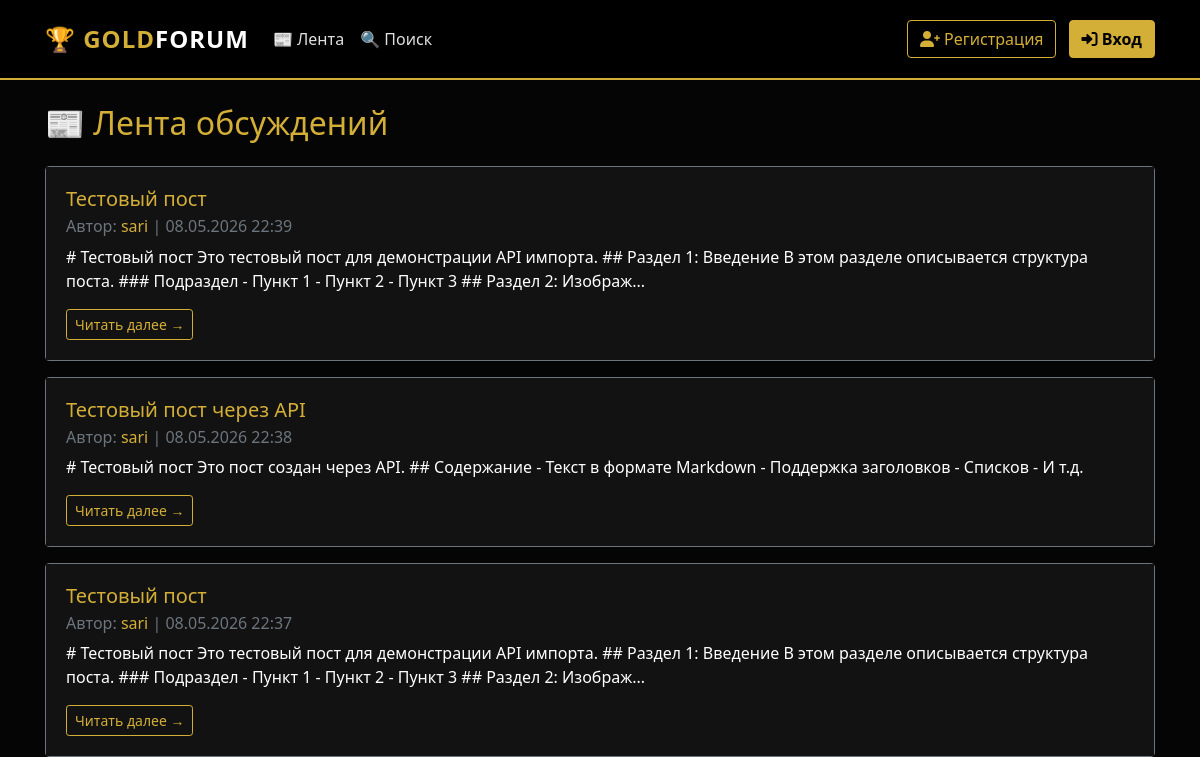
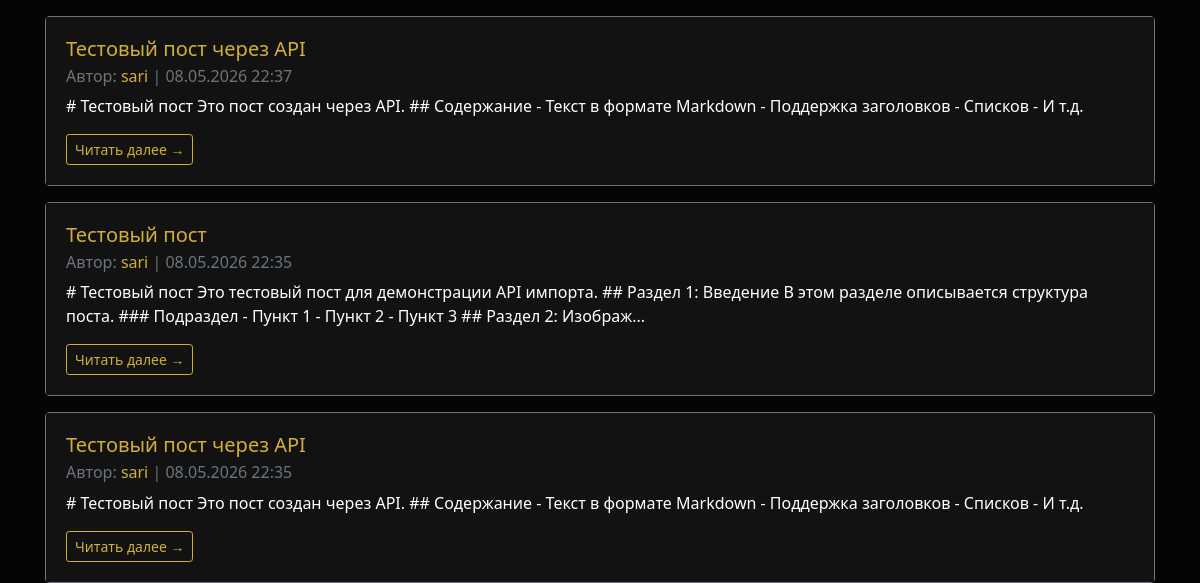
The page /index (upper part) on the database as committed earlier (2 pictures, top to bottom).
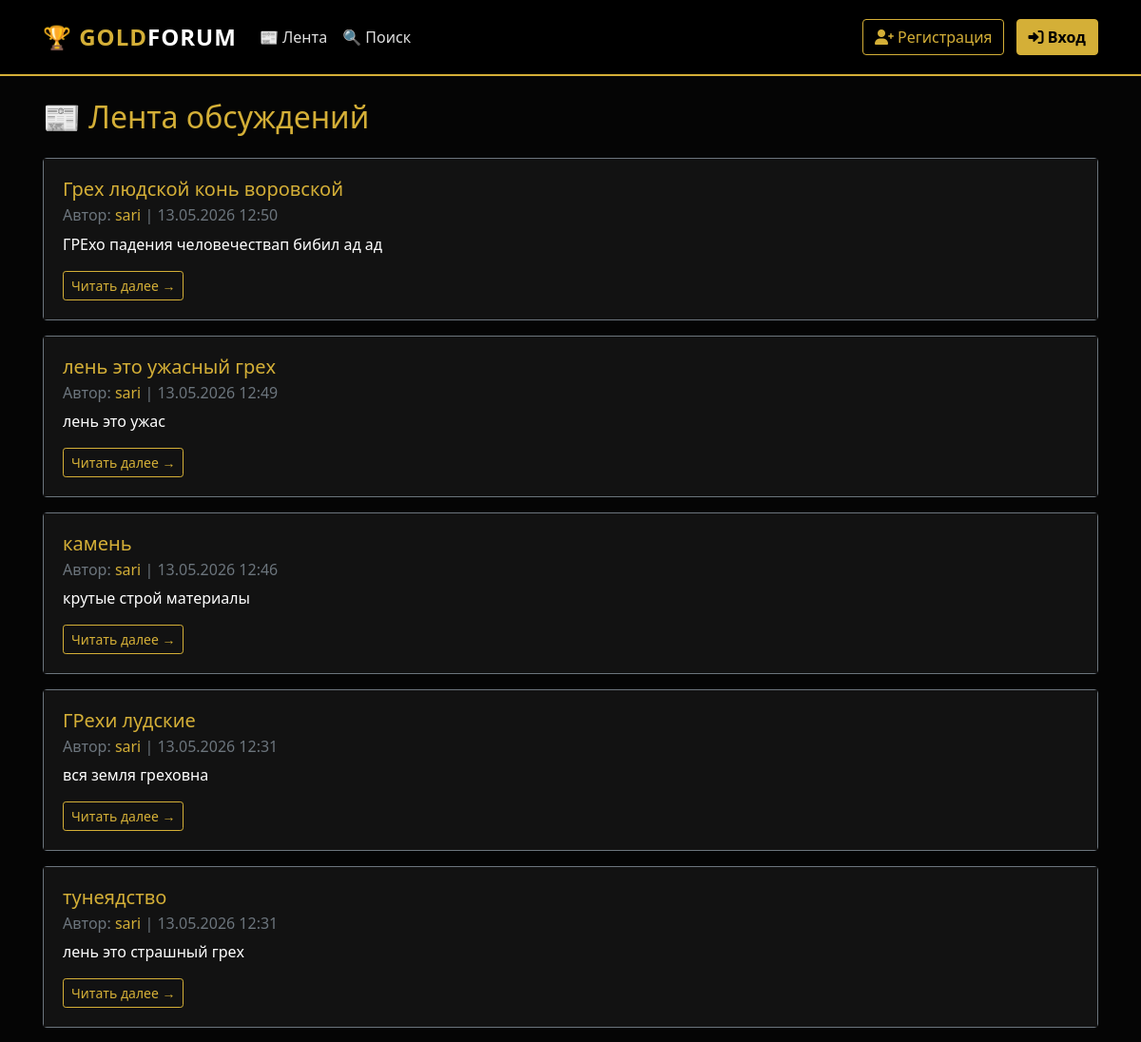
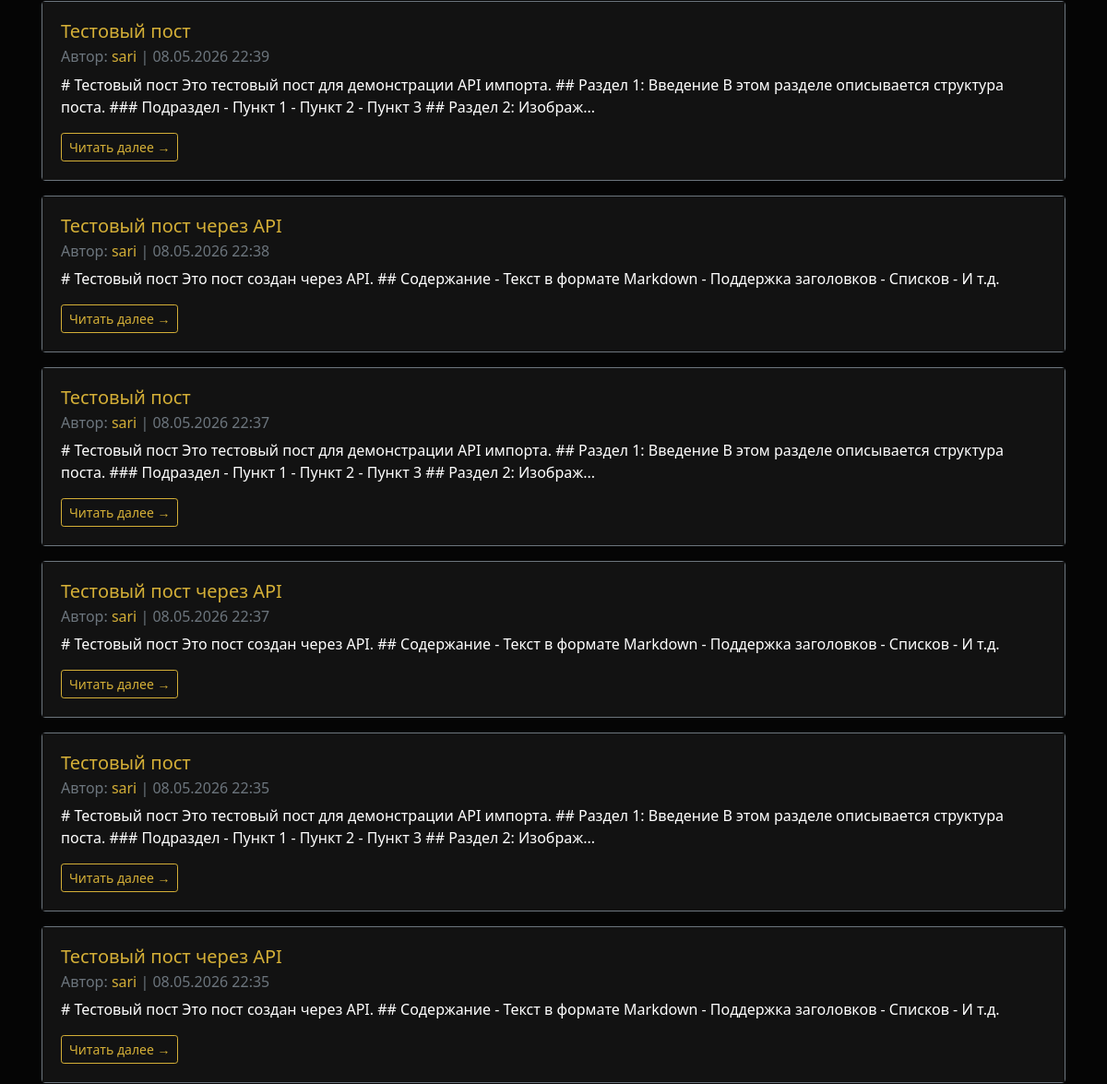
The same page on the database as committed later (2 pictures, top to bottom).
### backend/database/models/posts_model.py (models this page shows, shortened)
class PostModel(SqlAlchemyBase, SerializerMixin):
    __tablename__ = 'posts'
    id = sqlalchemy.Column(sqlalchemy.Integer, primary_key=True, autoincrement=True)
    author = sqlalchemy.Column(sqlalchemy.String, nullable=False, index=True)
    title = sqlalchemy.Column(sqlalchemy.String, nullable=True)
    content = sqlalchemy.Column(sqlalchemy.Text, nullable=False)
    content_html = sqlalchemy.Column(sqlalchemy.Text, nullable=True)
    created_at = sqlalchemy.Column(sqlalchemy.DateTime, default=datetime.datetime.now, index=True)
    updated_at = sqlalchemy.Column(sqlalchemy.DateTime, onupdate=datetime.datetime.now)
    path = sqlalchemy.Column(sqlalchemy.Text, nullable=True)
    attached_images = sqlalchemy.Column(sqlalchemy.Text, nullable=True)
    attached_files = sqlalchemy.Column(sqlalchemy.Text, nullable=True)
    likes_count = sqlalchemy.Column(sqlalchemy.Integer, default=0, nullable=False)
    user_id = sqlalchemy.Column(sqlalchemy.Integer, sqlalchemy.ForeignKey("users.id"), nullable=True, index=True)
    user = orm.relationship('UserModel')
    comments = orm.relationship('CommentModel', back_populates='post', cascade='all, delete-orphan')

### app.py (the view)
@app.route('/')
@app.route('/index')
def index():
    db_sess = db_session.create_session()
    try:
        posts = db_sess.query(PostModel).order_by(PostModel.created_at.desc()).limit(50).all()
        interactions = {}
        if current_user.is_authenticated:
            user_interactions = db_sess.query(UserPostInteraction).filter_by(
                user_id=current_user.id
            ).all()
            interactions = {i.post_id: i for i in user_interactions}
        return render_template("index.html", posts=posts, interactions=interactions)
    finally:
        db_sess.close()

### backend/database/db_session.py (called while the page is built)
def create_session() -> Session:
    global __factory
    return __factory()

### templates/index.html (shortened to what this page needs)
{% extends "base.html" %}
{% block content %}
<div class="d-flex justify-content-between align-items-center mb-4">
    <h2 class="text-gold mb-0">📰 Лента обсуждений</h2>
</div>
{% if not current_user.is_authenticated %}
    {% if posts %}
        {% for item in posts %}
        <div class="card mb-3 border-secondary feed-post-card" id="post-card-{{ item.id }}">
            <div class="card-body">
                <h5 class="card-title text-gold">
                    <a href="/post/{{ item.id }}" class="text-decoration-none">
                        {{ item.title or 'Без заголовка' }}
                    </a>
                </h5>
                <h6 class="card-subtitle mb-2 text-muted">
                    Автор: <a href="/profile/{{ item.user_id }}" class="text-gold">
                        {{ item.author }}
                    </a> |
                    {{ item.created_at.strftime('%d.%m.%Y %H:%M') if item.created_at else 'Неизвестно' }}
                </h6>
                <p class="card-text text-white">
                    {{ item.content[:200] }}{% if item.content|length > 200 %}...{% endif %}
                </p>
                <a href="/post/{{ item.id }}" class="btn btn-sm btn-outline-warning">
                    Читать далее →
                </a>
            </div>
        </div>
        {% endfor %}
    {% else %}
        <div class="alert alert-info text-center">
            <p class="mb-0">📭 Постов пока нет. Будьте первым!</p>
        </div>
    {% endif %}
{% endif %}
{% endblock %}

### templates/base.html (shortened to what this page needs)
<!DOCTYPE html>
<html lang="ru">
<head>
    <link rel="stylesheet"
          href="https://stackpath.bootstrapcdn.com/bootstrap/4.4.1/css/bootstrap.min.css"
>
    <link rel="stylesheet" href="https://cdnjs.cloudflare.com/ajax/libs/font-awesome/6.0.0-beta3/css/all.min.css">
    <link rel="stylesheet" type="text/css" href="{{ url_for('static', filename='css/style.css') }}">
    <link rel="stylesheet" type="text/css" href="{{ url_for('static', filename='css/error.css') }}">
</head>
<body>
<header>
    <nav class="navbar navbar-expand-lg navbar-dark">
        <div class="container">
            <a class="navbar-brand" href="/">
                🏆 GOLD<span class="text-white">FORUM</span>
            </a>
            <div class="collapse navbar-collapse" id="navbarNav">
                <ul class="navbar-nav mr-auto">
                    <li class="nav-item {% if request.path == '/' or request.path == '/index' %}active{% endif %}">
                        <a class="nav-link" href="/">📰 Лента</a>
                    </li>
                    <li class="nav-item {% if request.path == '/search' %}active{% endif %}">
                        <a class="nav-link" href="/search">🔍 Поиск</a>
                    </li>
                </ul>
                <ul class="navbar-nav ml-auto align-items-center">
                    {% if current_user.is_authenticated %}
                        <li class="nav-item mr-3">
                            <span class="badge" style="background-color: var(--gold-primary); color: #000;">
                                <i class="fas fa-user-check"></i> {{ current_user.username }}
                            </span>
                        </li>
                        <li class="nav-item dropdown">
                            <button class="btn dropdown-toggle user-dropdown-btn" type="button" id="userMenu" data-toggle="dropdown" aria-haspopup="true" aria-expanded="false" style="color: var(--gold-primary);">
                                <i class="fas fa-user-circle"></i> Личный кабинет
                            </button>
                            <div class="dropdown-menu dropdown-menu-right" aria-labelledby="userMenu" style="background-color: var(--bg-card); border-color: var(--gold-primary);">
                                <a class="dropdown-item" href="/profile/{{ current_user.id }}" style="color: var(--text-main);">
                                    <i class="fas fa-id-card"></i> Профиль
                                </a>
                                <div class="dropdown-divider" style="border-color: #333;"></div>
                                <a class="dropdown-item" href="/logout" style="color: var(--text-main);">
                                    <i class="fas fa-sign-out-alt"></i> Выход
                                </a>
                            </div>
                        </li>
                    {% else %}
                        <li class="nav-item">
                            <a class="btn btn-outline-warning" href="/register" style="border-color: var(--gold-primary); color: var(--gold-primary);">
                                <i class="fas fa-user-plus"></i> Регистрация
                            </a>
                            <a class="btn btn-primary" href="/login" style="margin-left: 0.5rem;">
                                <i class="fas fa-sign-in-alt"></i> Вход
                            </a>
                        </li>
                    {% endif %}
                </ul>
            </div>
        </div>
    </nav>
</header>
<div class="wrapper">
    <main role="main" class="container py-4">
        <div class="main-card">
            {% block content %}{% endblock %}
        </div>
    </main>
</div>
</body>
</html>

### static/css/style.css (style rules this page uses)
:root { --bg-black: #050505; --bg-card: #121212; --bg-dark: #1a1a1a; --gold-primary: #D4AF37; --gold-hover: #B59024; --gold-light: #F4CF57; --text-main: #E0E0E0; --text-muted: #A0A0A0; }
body { background-color: var(--bg-black); color: var(--text-main); font-family: 'Segoe UI', Tahoma, Geneva, Verdana, sans-serif; min-height: 100vh; display: flex; flex-direction: column; }
a { color: var(--gold-primary); text-decoration: none; transition: color 0.3s ease; }
.text-gold { color: var(--gold-primary) !important; }
.navbar { background-color: #000 !important; border-bottom: 2px solid var(--gold-primary); padding: 1rem 0; }
.navbar-brand { color: var(--gold-primary) !important; font-weight: 700; font-size: 1.5rem; letter-spacing: 1px; }
.nav-link { color: var(--text-main) !important; transition: color 0.3s ease; }
.btn-primary { background-color: var(--gold-primary); border-color: var(--gold-primary); color: #000; font-weight: 600; transition: all 0.3s ease; }
.btn-outline-warning { color: var(--gold-primary); border-color: var(--gold-primary); }
.card { background-color: var(--bg-card); border: 1px solid #333; transition: border-color 0.3s ease; }
.card-body { background-color: var(--bg-card); }

Rows that differ between the two databases and show on the page:
added PostModel: title "Грех людской конь воровской", author "sari", created_at "13.05.2026 12:50", content "ГРЕхо падения человечествап бибил ад ад"
added PostModel: title "лень это ужасный грех", author "sari", created_at "13.05.2026 12:49", content "лень это ужас"
added PostModel: title "камень", author "sari", created_at "13.05.2026 12:46", content "крутые строй материалы"
added PostModel: title "ГРехи лудские", author "sari", created_at "13.05.2026 12:31", content "вся земля греховна"
added PostModel: title "тунеядство", author "sari", created_at "13.05.2026 12:31", content "лень это страшный грех"
